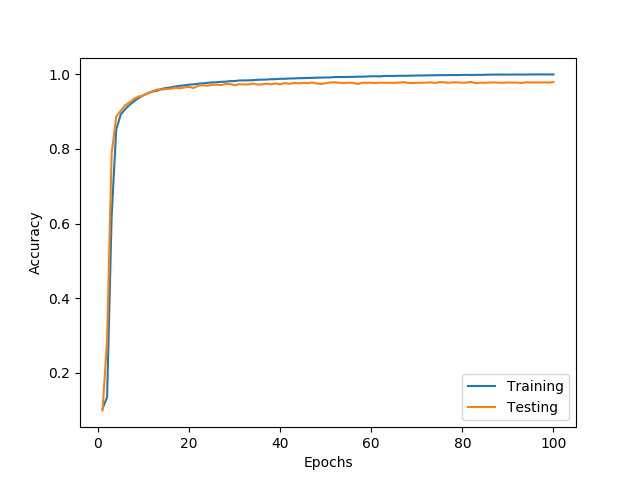
#> input picture hw1/plots/fc(784-128)_gelu_fc(128-64)_gelu_fc(64-10)_CE_acc.png, 640 x 480 px; its folder holds 4 pictures in this run
$ python merge.py
#> lines starting #> are read from the running program, lines starting #| are printed output that depends on the picture
from PIL import Image
import numpy as np
import os
img_list = [file for file in os.listdir("./") if ".png" in file]
print(img_list)
for i in range(0, len(img_list), 2):
    img1 = Image.open(img_list[i])
#> img1 is the input picture: PIL image 640x480 RGBA; mean R, G, B, A 251.2, 250.9, 250.6, 255
    img2 = Image.open(img_list[i+1])
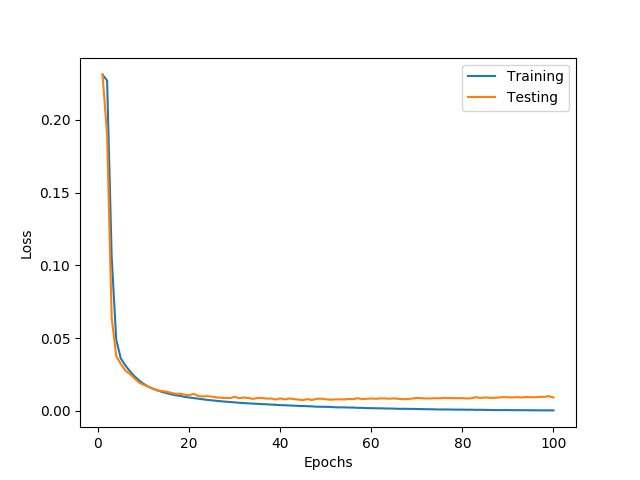
#> input picture hw1/plots/fc(784-128)_gelu_fc(128-64)_gelu_fc(64-10)_CE_loss.png, 640 x 480 px
#> img2 is the input picture: PIL image 640x480 RGBA; mean R, G, B, A 251.1, 250.9, 250.6, 255
    width, height = img1.size
#> width = 640; height = 480
    result = Image.new(img1.mode, (width*2, height))
#> result: PIL image 1280x480 RGBA; every value is 0
    result.paste(img1, box=(0, 0))
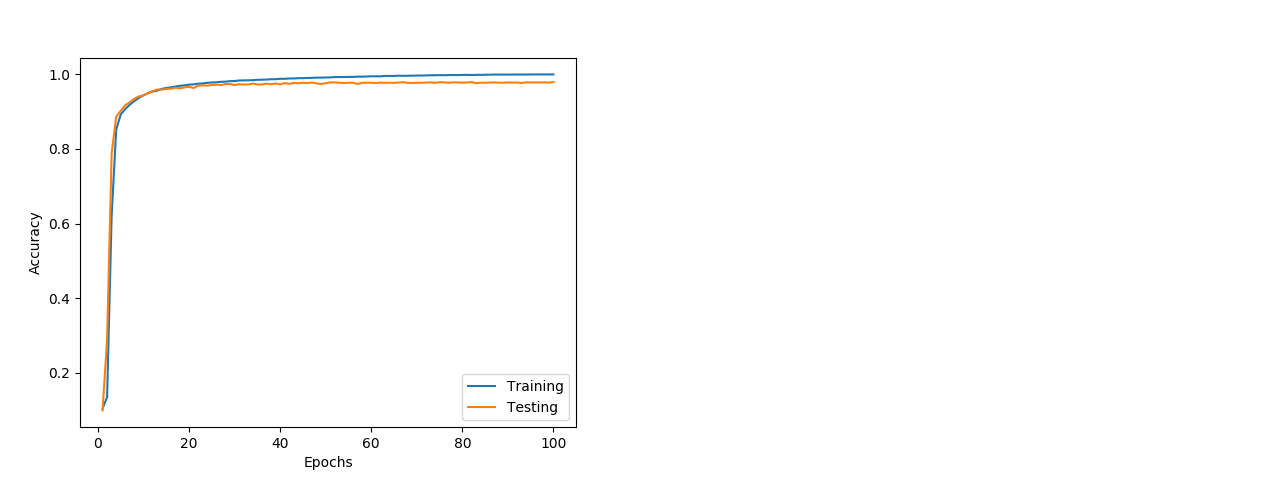
#> result: PIL image 1280x480 RGBA; mean R, G, B, A 125.6, 125.5, 125.3, 127.5; transparent parts drawn white
    result.paste(img2, box=(width, 0))
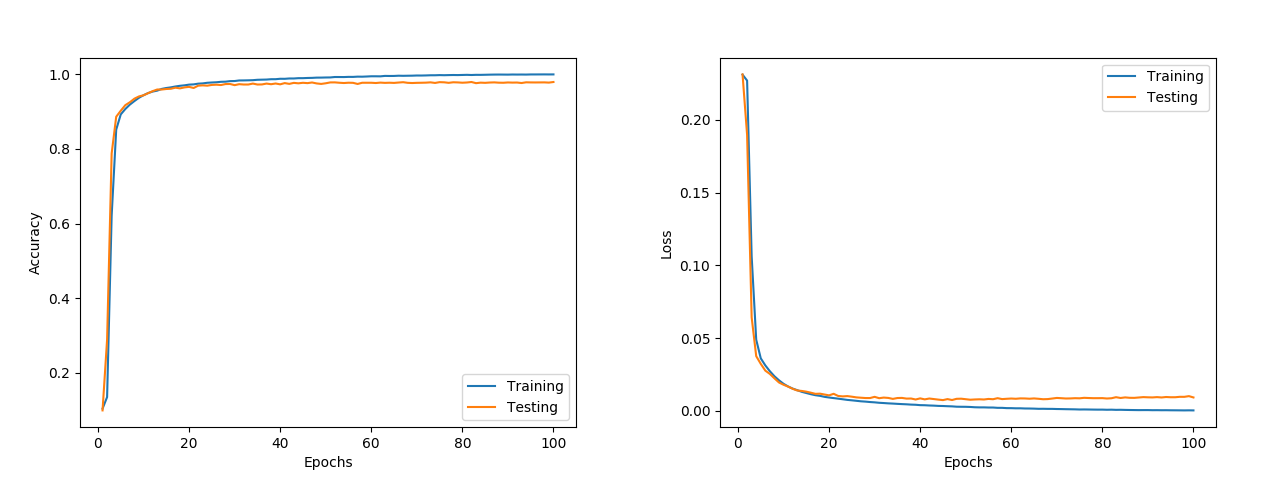
#> result: PIL image 1280x480 RGBA; mean R, G, B, A 251.2, 250.9, 250.6, 255
    result.save("results/"+img_list[i][:-8]+".png")
#> pass 2 of the loop `for i in range(0, len(img_list), 2):`:
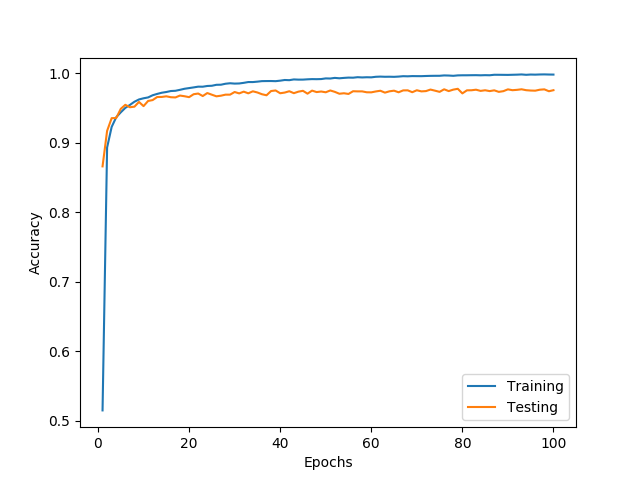
#> input picture hw1/plots/fc(784-128)_gelu_fc(128-64)_gelu_fc(64-10)_Hinge5_acc.png, 640 x 480 px
#> img1 is the input picture: PIL image 640x480 RGBA; mean R, G, B, A 251, 251, 250.9, 255
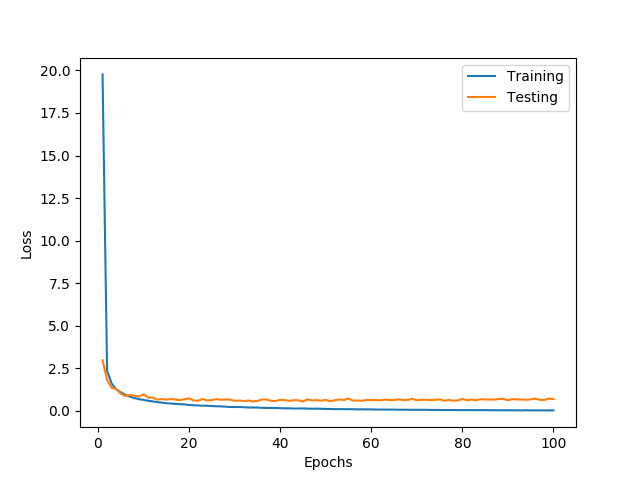
#> input picture hw1/plots/fc(784-128)_gelu_fc(128-64)_gelu_fc(64-10)_Hinge5_loss.png, 640 x 480 px
#> img2 is the input picture: PIL image 640x480 RGBA; mean R, G, B, A 250.8, 250.9, 250.8, 255
#> `result.paste(img2, box=(width, 0))`:
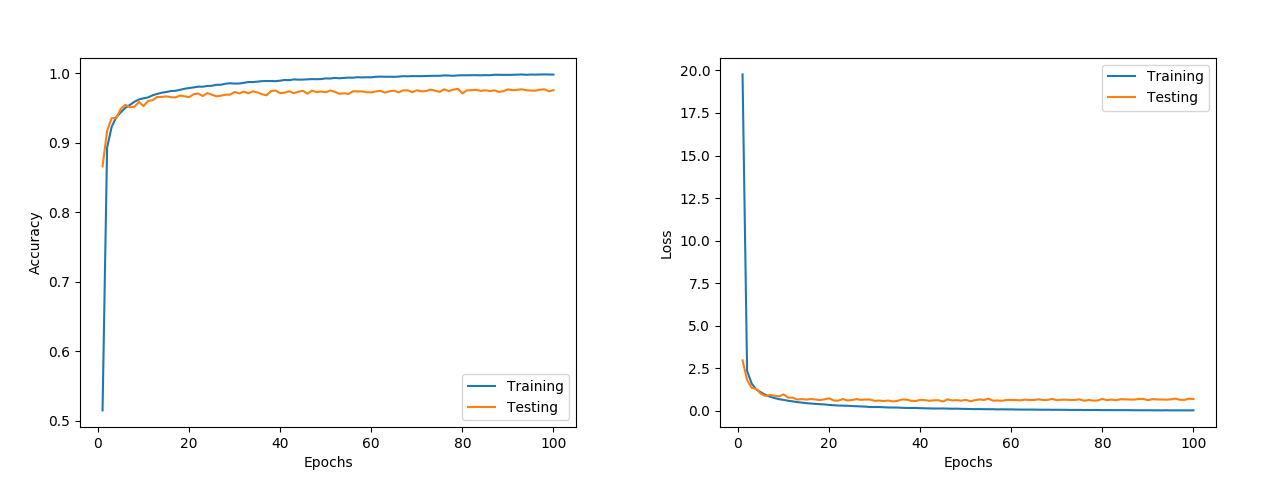
#> result: PIL image 1280x480 RGBA; mean R, G, B, A 250.9, 250.9, 250.8, 255
